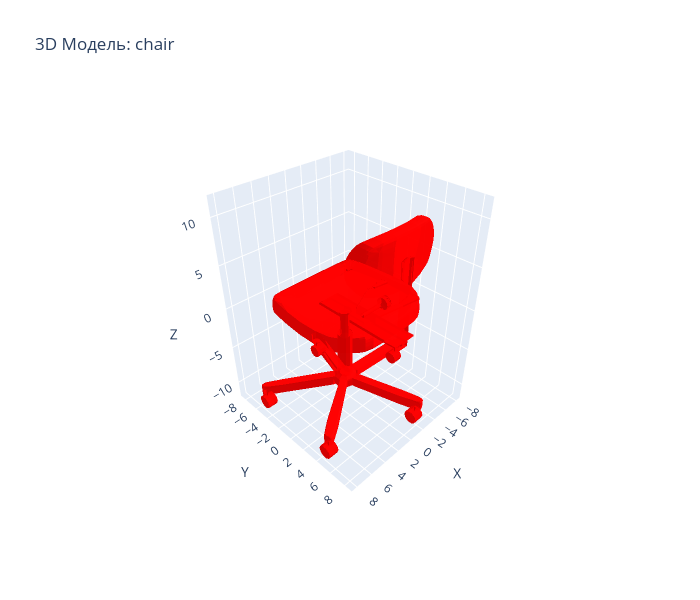

The code cell stored with this chart in its notebook:
### Code cell
import plotly.graph_objects as go
import numpy as np
from itertools import cycle

def plotly_3d_visualization(df, num_samples=1):
    """Интерактивная 3D визуализация одного объекта с Plotly"""
    colors = cycle(['red', 'blue', 'green', 'orange', 'purple', 'brown'])

    fig = go.Figure()

    # Берем только один класс
    class_name = df['class'].unique()[2]
    class_df = df[df['class'] == class_name]

    if len(class_df) > 0:
        sample = class_df.sample(1, random_state=42).iloc[0]
        mesh = o3d.io.read_triangle_mesh(sample['object_path'])

        vertices = np.asarray(mesh.vertices)
        triangles = np.asarray(mesh.triangles)

        color = next(colors)

        fig.add_trace(go.Mesh3d(
            x=vertices[:, 0],
            y=vertices[:, 1],
            z=vertices[:, 2],
            i=triangles[:, 0],
            j=triangles[:, 1],
            k=triangles[:, 2],
            color=color,
            opacity=0.9,
            name=f"{sample['class']} ({sample['split']})",
            showscale=False
        ))

    fig.update_layout(
        title=f"3D Модель: {sample['class']}",
        scene=dict(
            xaxis_title='X',
            yaxis_title='Y',
            zaxis_title='Z',
            aspectmode='data',
            camera=dict(
                eye=dict(x=1.5, y=1.5, z=1.5)
            )
        ),
        width=700,
        height=600
    )

    fig.show()

# Использование - покажет один случайный объект
plotly_3d_visualization(df)

### Figure 1 — Plotly figure (JSON) as saved in the notebook; plotly's stock layout.template omitted (floating-point values rounded to 4 significant figures; data arrays with more than 128 entries replaced by an {"elided": "..."} marker saying what was removed)
{"data": [{"color": "red", "i": {"elided": "3223 int values"}, "j": {"elided": "3223 int values"}, "k": {"elided": "3223 int values"}, "name": "chair (train)", "opacity": 0.9, "showscale": false, "type": "mesh3d", "x": {"elided": "8777 float values"}, "y": {"elided": "8777 float values"}, "z": {"elided": "8777 float values"}}], "layout": {"height": 600, "scene": {"aspectmode": "data", "camera": {"eye": {"x": 1.5, "y": 1.5, "z": 1.5}}, "xaxis": {"title": {"text": "X"}}, "yaxis": {"title": {"text": "Y"}}, "zaxis": {"title": {"text": "Z"}}}, "title": {"text": "3D Модель: chair"}, "width": 700}}
